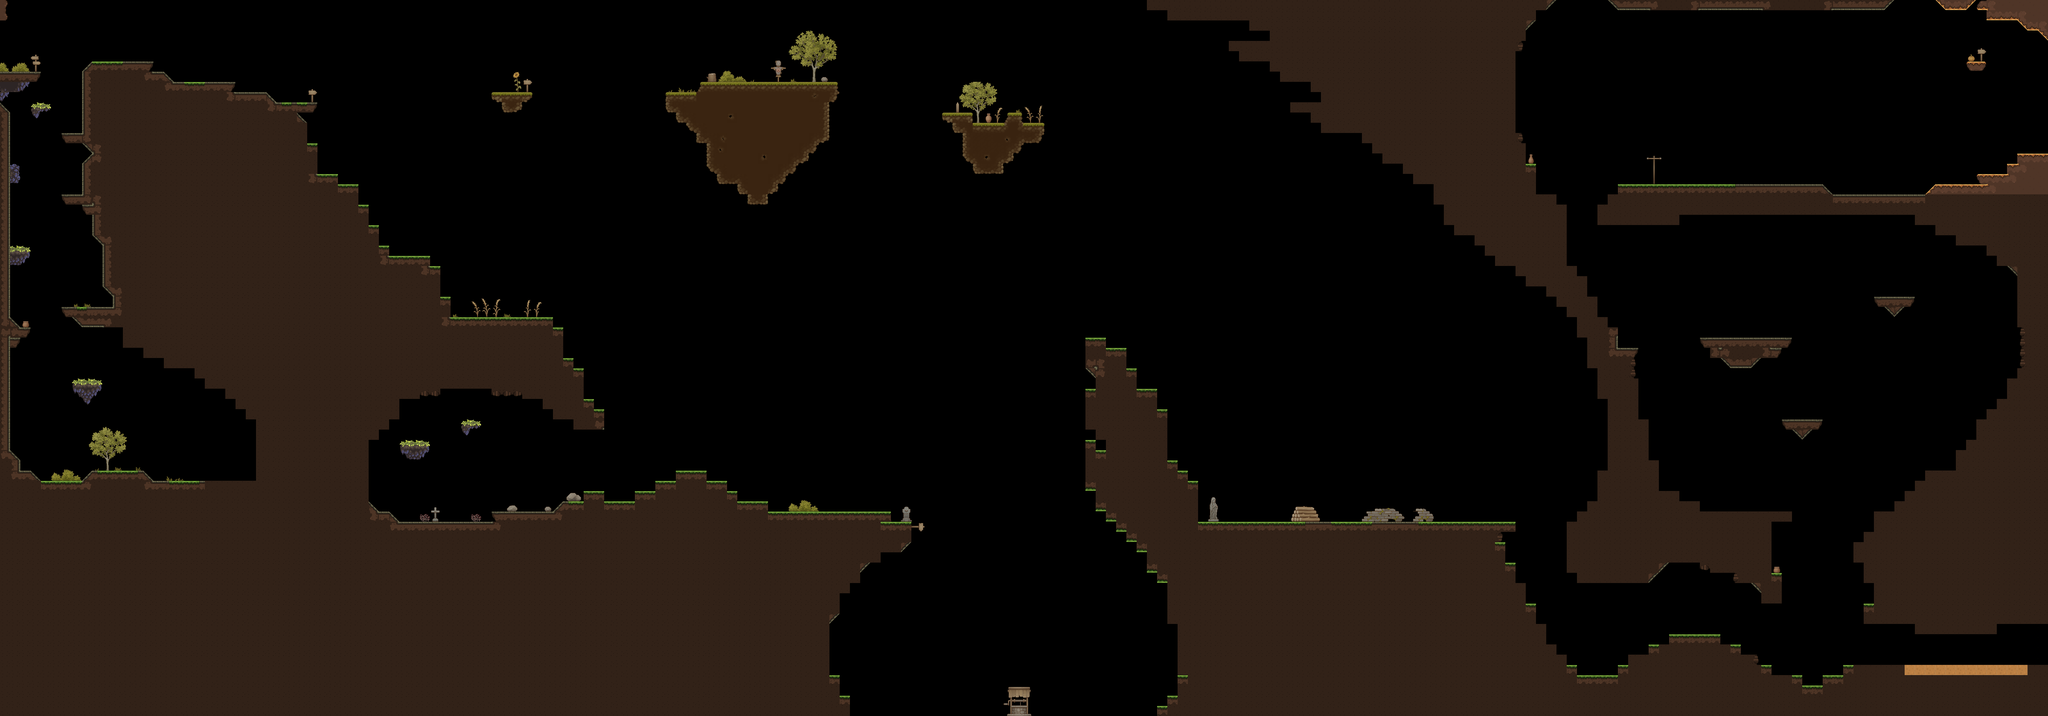

The image is a tile-based game level rendered from a .tmx file. Its description and source (layers, tilesets, objects; grid data summarised) follow:
An orthogonal 200x70 tile map with 32x32 px tiles, 1 tile layer (Calque de Tuiles 1), 7 tilesets and 39 objects (5x volant, 4x araignee, 3x tourelle, 3x Receptacle, 3x Petit Sac, ...).

<map version="1.10" tiledversion="1.12.1" orientation="orthogonal" renderorder="right-down" width="200" height="70" tilewidth="32" tileheight="32" infinite="0" nextlayerid="3" nextobjectid="52">
 <tileset firstgid="1" source="platforms_2/platforms_2.tsx" />
 <tileset firstgid="257" source="platforms_3/platforms_3.tsx" />
 <tileset firstgid="461" source="platforms_4/platforms_4.tsx" />
 <tileset firstgid="561" source="Objects/village.tsx" />
 <tileset firstgid="1585" source="color/colors.tsx" />
 <tileset firstgid="1586" name="objects" tilewidth="199" tileheight="183" tilecount="41" columns="0">
  <grid orientation="orthogonal" width="1" height="1" />
  <tile id="0">
   <properties>
    <property name="obj_type" value="decor" />
   </properties>
   <image source="../Swamp/Objects/Bushes/1.png" width="31" height="15" />
  </tile>
  <tile id="1">
   <properties>
    <property name="obj_type" value="decor" />
   </properties>
   <image source="../Swamp/Objects/Bushes/2.png" width="30" height="10" />
  </tile>
  <tile id="2">
   <properties>
    <property name="obj_type" value="decor" />
   </properties>
   <image source="../Swamp/Objects/Bushes/3.png" width="29" height="15" />
  </tile>
  <tile id="3">
   <properties>
    <property name="obj_type" value="decor" />
   </properties>
   <image source="../Swamp/Objects/Bushes/4.png" width="31" height="21" />
  </tile>
  <tile id="4">
   <properties>
    <property name="obj_type" value="decor" />
   </properties>
   <image source="../Swamp/Objects/Bushes/5.png" width="63" height="28" />
  </tile>
  <tile id="5">
   <properties>
    <property name="obj_type" value="decor" />
   </properties>
   <image source="../Swamp/Objects/Bushes/6.png" width="31" height="26" />
  </tile>
  <tile id="6">
   <properties>
    <property name="obj_type" value="decor" />
   </properties>
   <image source="../Swamp/Objects/Bushes/7.png" width="61" height="24" />
  </tile>
  <tile id="7">
   <properties>
    <property name="obj_type" value="decor" />
   </properties>
   <image source="../Swamp/Objects/Bushes/8.png" width="63" height="27" />
  </tile>
  <tile id="8">
   <properties>
    <property name="obj_type" value="decor" />
   </properties>
   <image source="../Swamp/Objects/Bushes/9.png" width="61" height="25" />
  </tile>
  <tile id="9">
   <properties>
    <property name="obj_type" value="decor" />
   </properties>
   <image source="../Swamp/Objects/Fence/1.png" width="23" height="18" />
  </tile>
  <tile id="10">
   <properties>
    <property name="obj_type" value="decor" />
   </properties>
   <image source="../Swamp/Objects/Fence/2.png" width="25" height="20" />
  </tile>
  <tile id="11">
   <properties>
    <property name="obj_type" value="decor" />
   </properties>
   <image source="../Swamp/Objects/Fence/3.png" width="16" height="13" />
  </tile>
  <tile id="12">
   <properties>
    <property name="obj_type" value="decor" />
   </properties>
   <image source="../Swamp/Objects/Grass/8.png" width="8" height="14" />
  </tile>
  <tile id="13">
   <properties>
    <property name="obj_type" value="decor" />
   </properties>
   <image source="../Swamp/Objects/Grass/9.png" width="6" height="8" />
  </tile>
  <tile id="14">
   <properties>
    <property name="obj_type" value="decor" />
   </properties>
   <image source="../Swamp/Objects/Grass/10.png" width="9" height="11" />
  </tile>
  <tile id="15">
   <properties>
    <property name="obj_type" value="decor" />
   </properties>
   <image source="../Swamp/Objects/Grass/1.png" width="17" height="18" />
  </tile>
  <tile id="16">
   <properties>
    <property name="obj_type" value="decor" />
   </properties>
   <image source="../Swamp/Objects/Grass/2.png" width="17" height="16" />
  </tile>
  <tile id="17">
   <properties>
    <property name="obj_type" value="decor" />
   </properties>
   <image source="../Swamp/Objects/Grass/3.png" width="14" height="16" />
  </tile>
  <tile id="18">
   <properties>
    <property name="obj_type" value="decor" />
   </properties>
   <image source="../Swamp/Objects/Grass/4.png" width="12" height="12" />
  </tile>
  <tile id="19">
   <properties>
    <property name="obj_type" value="decor" />
   </properties>
   <image source="../Swamp/Objects/Grass/5.png" width="11" height="13" />
  </tile>
  <tile id="20">
   <properties>
    <property name="obj_type" value="decor" />
   </properties>
   <image source="../Swamp/Objects/Grass/6.png" width="11" height="9" />
  </tile>
  <tile id="21">
   <properties>
    <property name="obj_type" value="decor" />
   </properties>
   <image source="../Swamp/Objects/Grass/7.png" width="7" height="14" />
  </tile>
  <tile id="22">
   <properties>
    <property name="obj_type" value="decor" />
   </properties>
   <image source="../Swamp/Objects/Ridges/1.png" width="89" height="26" />
  </tile>
  <tile id="23">
   <properties>
    <property name="obj_type" value="decor" />
   </properties>
   <image source="../Swamp/Objects/Ridges/2.png" width="40" height="28" />
  </tile>
  <tile id="24">
   <properties>
    <property name="obj_type" value="decor" />
   </properties>
   <image source="../Swamp/Objects/Ridges/3.png" width="109" height="41" />
  </tile>
  <tile id="25">
   <properties>
    <property name="obj_type" value="decor" />
   </properties>
   <image source="../Swamp/Objects/Ridges/4.png" width="65" height="61" />
  </tile>
  <tile id="26">
   <properties>
    <property name="obj_type" value="decor" />
   </properties>
   <image source="../Swamp/Objects/Ridges/5.png" width="81" height="29" />
  </tile>
  <tile id="27">
   <properties>
    <property name="obj_type" value="decor" />
   </properties>
   <image source="../Swamp/Objects/Ridges/6.png" width="47" height="55" />
  </tile>
  <tile id="28">
   <properties>
    <property name="obj_type" value="decor" />
   </properties>
   <image source="../Swamp/Objects/Stones/1.png" width="63" height="59" />
  </tile>
  <tile id="29">
   <properties>
    <property name="obj_type" value="decor" />
   </properties>
   <image source="../Swamp/Objects/Stones/2.png" width="47" height="57" />
  </tile>
  <tile id="30">
   <properties>
    <property name="obj_type" value="decor" />
   </properties>
   <image source="../Swamp/Objects/Stones/3.png" width="52" height="63" />
  </tile>
  <tile id="31">
   <properties>
    <property name="obj_type" value="decor" />
   </properties>
   <image source="../Swamp/Objects/Stones/4.png" width="57" height="30" />
  </tile>
  <tile id="32">
   <properties>
    <property name="obj_type" value="decor" />
   </properties>
   <image source="../Swamp/Objects/Stones/5.png" width="31" height="31" />
  </tile>
  <tile id="33">
   <properties>
    <property name="obj_type" value="decor" />
   </properties>
   <image source="../Swamp/Objects/Trees/1.png" width="101" height="103" />
  </tile>
  <tile id="34">
   <properties>
    <property name="obj_type" value="decor" />
   </properties>
   <image source="../Swamp/Objects/Trees/2.png" width="104" height="132" />
  </tile>
  <tile id="35">
   <properties>
    <property name="obj_type" value="decor" />
   </properties>
   <image source="../Swamp/Objects/Trees/3.png" width="123" height="150" />
  </tile>
  <tile id="36">
   <properties>
    <property name="obj_type" value="decor" />
   </properties>
   <image source="../Swamp/Objects/Willows/1.png" width="104" height="135" />
  </tile>
  <tile id="37">
   <properties>
    <property name="obj_type" value="decor" />
   </properties>
   <image source="../Swamp/Objects/Willows/2.png" width="141" height="168" />
  </tile>
  <tile id="38">
   <properties>
    <property name="obj_type" value="decor" />
   </properties>
   <image source="../Swamp/Objects/Willows/3.png" width="199" height="183" />
  </tile>
  <tile id="40">
   <properties>
    <property name="obj_type" value="decor" />
   </properties>
   <image source="../Swamp/Objects/Pointers/7.png" width="13" height="21" />
  </tile>
  <tile id="41">
   <properties>
    <property name="obj_type" value="banc" />
   </properties>
   <image source="../Swamp/Objects/Pointers/8.png" width="11" height="21" />
  </tile>
 </tileset>
 <tileset firstgid="1628" source="../traps.tsx" />
 <layer id="1" name="Calque de Tuiles 1" width="200" height="70">
  <data>[14000 cells, 5749 non-empty, 194 distinct tile ids]</data>
 </layer>
 <objectgroup id="2" name="Objects">
  <object id="1" name="BOSS ARENE" x="3136" y="1888" width="108" height="19">
   <text wrap="1" />
  </object>
  <object id="3" name="right" x="6310" y="432" width="39" height="41">
   <properties>
    <property name="obj_type" value="spawnpoint" />
   </properties>
   <ellipse />
  </object>
  <object id="4" name="left" x="46.0909" y="184.303" width="30.6667" height="29.3333">
   <properties>
    <property name="obj_type" value="spawnpoint" />
   </properties>
   <ellipse />
  </object>
  <object id="5" x="2532.73" y="2189" width="1187.5" height="60">
   <properties>
    <property name="obj_type" value="door" />
    <property name="target_map" value="cave/boss_arene.tmx" />
    <property name="target_spawn" value="left" />
   </properties>
   <capsule />
  </object>
  <object id="6" name="boss_defeated" x="3811" y="1579" width="52" height="52">
   <properties>
    <property name="obj_type" value="spawnpoint" />
   </properties>
   <ellipse />
  </object>
  <object id="7" name="Banc" gid="1627" x="1387.94" y="1612.5" width="14.7847" height="33" />
  <object id="9" name="fighter" x="2339.65" y="203.24" width="44.6927" height="33.5196">
   <properties>
    <property name="obj_type" value="mob" />
   </properties>
  </object>
  <object id="10" name="araignee" x="280" y="926">
   <properties>
    <property name="obj_type" value="mob" />
   </properties>
  </object>
  <object id="11" name="araignee" x="4993.33" y="2076.67">
   <properties>
    <property name="obj_type" value="mob" />
   </properties>
  </object>
  <object id="12" name="chargeur" x="4505.31" y="1578.56" width="53.3842" height="22.8789">
   <properties>
    <property name="obj_type" value="mob" />
   </properties>
  </object>
  <object id="13" name="blackwolf" x="5482.73" y="541">
   <properties>
    <property name="obj_type" value="mob" />
   </properties>
   <polygon points="0,0 66.6667,21.3333 50.6667,-32 78.6667,-42.6667 -18.6667,-24 49.3333,-24" />
  </object>
  <object id="14" name="volant" x="5177.33" y="276">
   <properties>
    <property name="obj_type" value="mob" />
   </properties>
   <point />
  </object>
  <object id="15" name="araignee" x="5882.67" y="576">
   <properties>
    <property name="obj_type" value="mob" />
   </properties>
  </object>
  <object id="16" name="araignee" x="5354.67" y="545.333">
   <properties>
    <property name="obj_type" value="mob" />
   </properties>
  </object>
  <object id="17" name="tourelle" x="5235.12" y="1746.17" width="45.7579" height="47.6644">
   <properties>
    <property name="obj_type" value="mob" />
   </properties>
  </object>
  <object id="18" name="tourelle" x="339.121" y="1016.17" width="45.7579" height="47.6644">
   <properties>
    <property name="obj_type" value="mob" />
   </properties>
  </object>
  <object id="19" name="volant" x="269.212" y="1394.42">
   <properties>
    <property name="obj_type" value="mob" />
   </properties>
   <point />
  </object>
  <object id="20" name="volant" x="1230.3" y="627.273">
   <properties>
    <property name="obj_type" value="mob" />
   </properties>
   <point />
  </object>
  <object id="21" name="volant" x="69.697" y="703.03">
   <properties>
    <property name="obj_type" value="mob" />
   </properties>
   <point />
  </object>
  <object id="22" name="Receptacle" x="196.53" y="1454.56" width="37.2439" height="24.2086">
   <properties>
    <property name="obj_type" value="receptacle" />
   </properties>
  </object>
  <object id="30" x="-50.5" y="0.166667" width="49.5" height="250.5">
   <properties>
    <property name="obj_type" value="door" />
    <property name="target_map" value="terre_aride/ascension.tmx" />
    <property name="target_spawn" value="right" />
   </properties>
   <capsule />
  </object>
  <object id="32" x="6392.58" y="114.75" width="19.5" height="378.5">
   <properties>
    <property name="obj_type" value="door" />
    <property name="target_map" value="hollow_earth/hollow_earth.tmx" />
    <property name="target_spawn" value="left" />
   </properties>
   <capsule />
  </object>
  <object id="34" name="Receptacle" x="3149.32" y="331.29" width="37.2439" height="24.2086">
   <properties>
    <property name="obj_type" value="receptacle" />
   </properties>
  </object>
  <object id="35" name="golem" x="1521.21" y="963.636">
   <properties>
    <property name="obj_type" value="mob" />
   </properties>
  </object>
  <object id="36" x="4884.56" y="641.034" width="126.166" height="61.3337">
   <properties>
    <property name="obj_type" value="door" />
    <property name="target_map" value="cave/min_boss_arene.tmx" />
    <property name="target_spawn" value="left" />
   </properties>
   <capsule />
  </object>
  <object id="38" name="Grand Sac" x="715.667" y="1452" width="74.6667" height="49.3333">
   <properties>
    <property name="obj_type" value="grand_sac" />
   </properties>
   <capsule />
  </object>
  <object id="39" name="volant" x="747.333" y="1328">
   <properties>
    <property name="obj_type" value="mob" />
   </properties>
   <point />
  </object>
  <object id="40" name="golem" x="617" y="1451" width="65.3333" height="43.6667">
   <properties>
    <property name="obj_type" value="mob" />
   </properties>
  </object>
  <object id="41" name="Petit Sac" x="557.333" y="1452.67" width="74.6667" height="49.3333">
   <properties>
    <property name="obj_type" value="petit_sac" />
   </properties>
   <capsule />
  </object>
  <object id="42" name="boss_defeated2" x="4813.15" y="556.424" width="52" height="52">
   <properties>
    <property name="obj_type" value="spawnpoint" />
   </properties>
   <ellipse />
  </object>
  <object id="43" name="Petit Sac" x="5749.33" y="558" width="74.6667" height="49.3333">
   <properties>
    <property name="obj_type" value="petit_sac" />
   </properties>
   <capsule />
  </object>
  <object id="44" name="Petit Sac" x="6136" y="144.667" width="74.6667" height="49.3333">
   <properties>
    <property name="obj_type" value="petit_sac" />
   </properties>
   <capsule />
  </object>
  <object id="45" name="tourelle" x="661.121" y="1213.5" width="45.7579" height="47.6644">
   <properties>
    <property name="obj_type" value="mob" />
   </properties>
  </object>
  <object id="46" name="Moyen Sac" x="2214.67" y="200" width="74.6667" height="49.3333">
   <properties>
    <property name="obj_type" value="moyen_sac" />
   </properties>
   <capsule />
  </object>
  <object id="47" name="boss_defeated3" x="4886.67" y="780.667" width="52" height="52">
   <properties>
    <property name="obj_type" value="spawnpoint" />
   </properties>
   <ellipse />
  </object>
  <object id="48" x="6349.25" y="1942.75" width="49.5" height="140.5">
   <properties>
    <property name="obj_type" value="door" />
    <property name="target_map" value="forest/Parcours_2.tmx" />
    <property name="target_spawn" value="bottom" />
   </properties>
   <capsule />
  </object>
  <object id="49" name="bottomright" x="6281.5" y="2028.5" width="39" height="41">
   <properties>
    <property name="obj_type" value="spawnpoint" />
   </properties>
   <ellipse />
  </object>
  <object id="50" name="Receptacle" x="6148.38" y="814.896" width="37.2439" height="24.2086">
   <properties>
    <property name="obj_type" value="receptacle" />
   </properties>
   <polygon points="0,0 37.2439,0 37.2439,24.2086 0,24.2086" />
  </object>
  <object id="51" name="Banc" gid="1627" x="5808.61" y="2058.17" width="14.7847" height="33" />
 </objectgroup>
</map>
